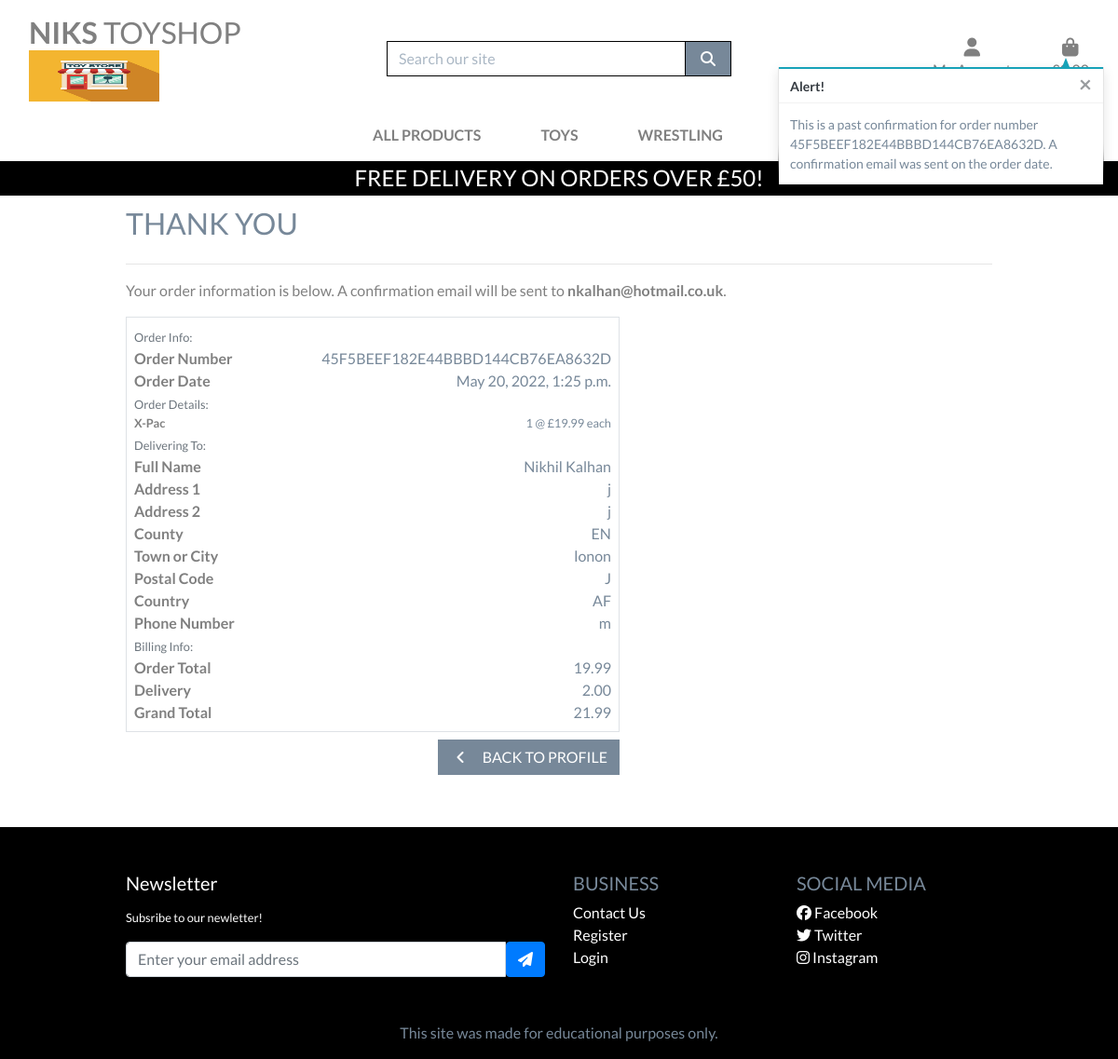
The page /profile/order_history/45F5BEEF182E44BBBD144CB76EA8632D (signed in) on the database as committed earlier.
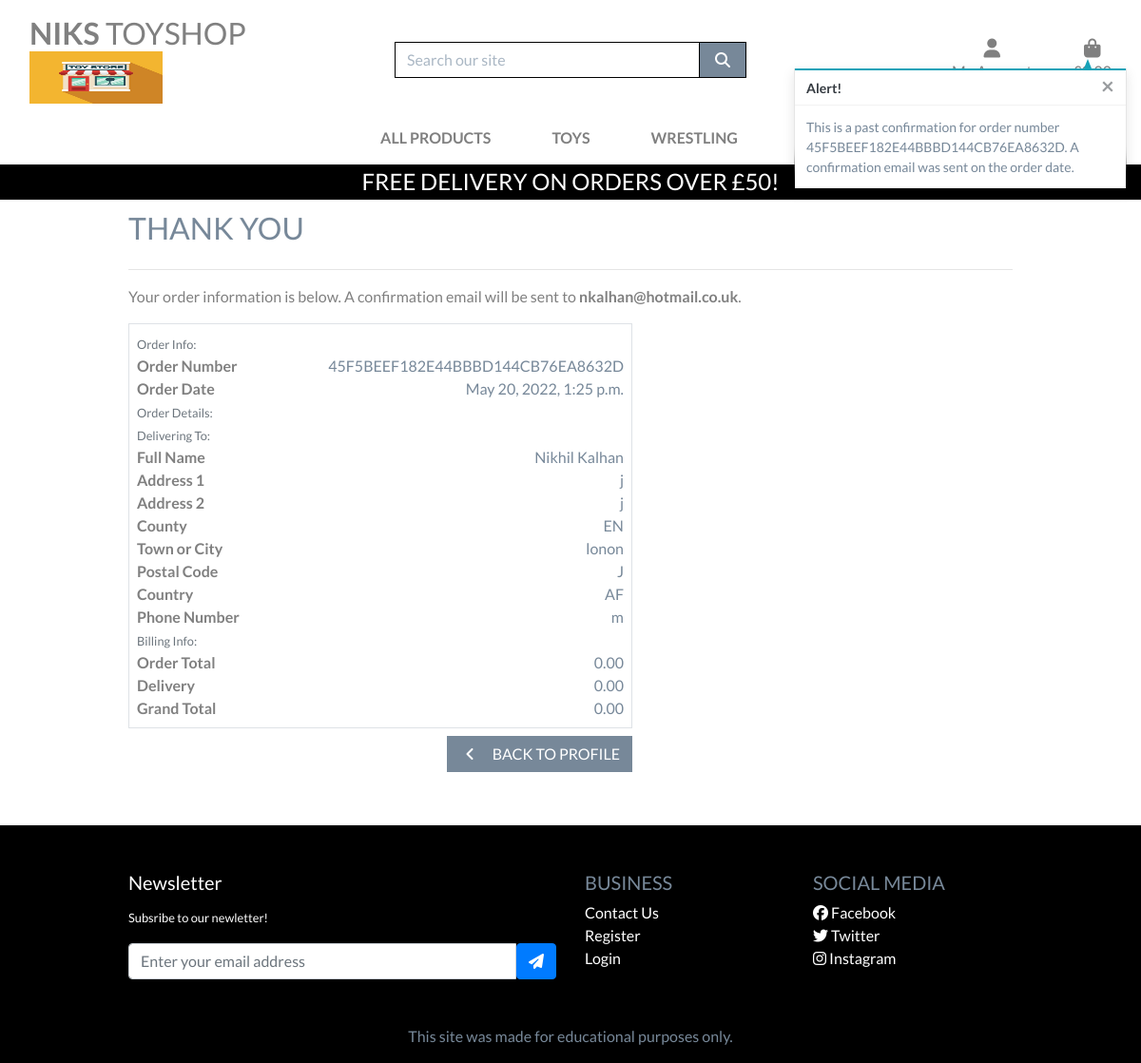
The same page on the database as committed later.
### checkout/models.py (models this page shows, shortened)
class OrderLineItem(models.Model):
    order = models.ForeignKey(Order, null=False, blank=False, on_delete=models.CASCADE, related_name='lineitems')
    product = models.ForeignKey(Product, null=False, blank=False, on_delete=models.CASCADE)
    product_size = models.CharField(max_length=2, null=True, blank=True) # XS, S, M, L, XL
    quantity = models.IntegerField(null=False, blank=False, default=0)
    lineitem_total = models.DecimalField(max_digits=6, decimal_places=2, null=False, blank=False, editable=False)

class Order(models.Model):
    user=models.ForeignKey(UserProfile, on_delete=models.CASCADE)
    order_number = models.CharField(max_length=32, null=False, editable=False)
    full_name = models.CharField(max_length=50, null=False, blank=False)
    email = models.EmailField(max_length=254, null=False, blank=False)
    phone_number = models.CharField(max_length=20, null=False, blank=False)
    country = CountryField(blank_label='Country *', null=False, blank=False)
    postcode = models.CharField(max_length=20, null=True, blank=True)
    town_or_city = models.CharField(max_length=40, null=False, blank=False)
    street_address1 = models.CharField(max_length=80, null=False, blank=False)
    street_address2 = models.CharField(max_length=80, null=True, blank=True)
    county = models.CharField(max_length=80, null=True, blank=True)
    date = models.DateTimeField(auto_now_add=True)
    delivery_cost = models.DecimalField(max_digits=6, decimal_places=2, null=False, default=0)
    order_total = models.DecimalField(max_digits=10, decimal_places=2, null=False, default=0)
    grand_total = models.DecimalField(max_digits=10, decimal_places=2, null=False, default=0)
    original_bag = models.TextField(null=False, blank=False, default='')
    stripe_pid = models.CharField(max_length=254, null=False, blank=False, default='')

### products/models.py (models this page shows, shortened)
class Product(models.Model):
    category = models.ForeignKey('Category', null=True, blank=True, on_delete=models.SET_NULL)
    sku = models.CharField(max_length=254, null=True, blank=True)
    name = models.CharField(max_length=254)
    reviews = models.TextField()
    description = models.TextField()
    price = models.DecimalField(max_digits=6, decimal_places=2)
    rating = models.DecimalField(max_digits=6, decimal_places=2, null=True, blank=True)
    image_url = models.URLField(max_length=1024, null=True, blank=True)
    image = models.ImageField(null=True, blank=True)

### profiles/views.py (the view)
# urls.py: path('order_history/<order_number>', views.order_history, name='order_history'),
@login_required
def order_history(request, order_number):
    order = get_object_or_404(Order, order_number=order_number)
    messages.info(request, (
        f'This is a past confirmation for order number {order_number}. '
        'A confirmation email was sent on the order date.'
    ))
    template = 'checkout/checkout_success.html'
    context = {
        'order': order,
        'from_profile': True,
    }
    return render(request, template, context)

### bag/contexts.py (called while the page is built, shortened)
def bag_contents(request):
    bag_items = []
    total = 0
    product_count = 0
    bag = request.session.get('bag', {})
    if total < settings.FREE_DELIVERY_THRESHOLD:
        delivery = total * Decimal(settings.STANDARD_DELIVERY_PERCENTAGE / 100)
        free_delivery_delta = settings.FREE_DELIVERY_THRESHOLD - total
    else:
        delivery = 0
        free_delivery_delta = 0
    grand_total = delivery + total
    context = {
        'bag_items': bag_items,
        'total': total,
        'product_count': product_count,
        'delivery': delivery,
        'free_delivery_delta': free_delivery_delta,
        'free_delivery_threshold': settings.FREE_DELIVERY_THRESHOLD,
        'grand_total': grand_total,
    }
    return context

### checkout/templates/checkout/checkout_success.html (shortened to what the changed rows need)
{% extends "base.html" %}
{% load static %}
{% block extra_css %}
    <link rel="stylesheet" href="{% static 'checkout/css/checkout.css' %}">
{% endblock %}
{% block content %}
    <div class="container">
        <div class="row">
            <div class="col">
                <h2 class="logo-font mb-4">Thank You</h2>
                <p class="text-black">Your order information is below. A confirmation email will be sent to <strong>{{ order.email }}</strong>.</p>
            </div>
        </div>
        <div class="row">
            <div class="col-12 col-lg-7">
                <div class="order-confirmation-wrapper p-2 border">
                    <div class="row">
                        <div class="col-12 col-md-8 text-md-right">
                            <p class="mb-0">{{ order.order_number }}</p>
                        </div>
                    </div>
                    <div class="row">
                        <div class="col-12 col-md-8 text-md-right">
                            <p class="mb-0">{{ order.date }}</p>
                        </div>
                    </div>
                    {% for item in order.lineitems.all %}
                    <div class="row">
                        <div class="col-12 col-md-4">
                            <p class="small mb-0 text-black font-weight-bold">
                                {{ item.product.name }}{% if item.product_size %} - Size {{ item.product.size|upper }}{% endif %}
                            </p>
                        </div>
                        <div class="col-12 col-md-8 text-md-right">
                            <p class="small mb-0">{{ item.quantity }} @ £{{ item.product.price }} each</p>
                        </div>
                    </div>
                    {% endfor %}
                    <div class="row">
                        <div class="col-12 col-md-8 text-md-right">
                            <p class="mb-0">{{ order.full_name }}</p>
                        </div>
                    </div>
                    <div class="row">
                        <div class="col-12 col-md-8 text-md-right">
                            <p class="mb-0">{{ order.street_address1 }}</p>
                        </div>
                    </div>
                    {% if order.street_address2 %}
                    <div class="row">
                        <div class="col-12 col-md-4">
                            <p class="mb-0 text-black font-weight-bold">Address 2</p>
                        </div>
                        <div class="col-12 col-md-8 text-md-right">
                            <p class="mb-0">{{ order.street_address1 }}</p>
                        </div>
                    </div>
                    {% endif %}
                    {% if order.county %}
                    <div class="row">
                        <div class="col-12 col-md-4">
                            <p class="mb-0 text-black font-weight-bold">County</p>
                        </div>
                        <div class="col-12 col-md-8 text-md-right">
                            <p class="mb-0">{{ order.county }}</p>
                        </div>
                    </div>
                    {% endif %}
                    <div class="row">
                        <div class="col-12 col-md-8 text-md-right">
                            <p class="mb-0">{{ order.town_or_city }}</p>
                        </div>
                    </div>
                    {% if order.postcode %}
                    <div class="row">
                        <div class="col-12 col-md-4">
                            <p class="mb-0 text-black font-weight-bold">Postal Code</p>
                        </div>
                        <div class="col-12 col-md-8 text-md-right">
                            <p class="mb-0">{{ order.postcode }}</p>
                        </div>
                    </div>
                    {% endif %}
                    <div class="row">
                        <div class="col-12 col-md-8 text-md-right">
                            <p class="mb-0">{{ order.country }}</p>
                        </div>
                    </div>
                    <div class="row">
                        <div class="col-12 col-md-8 text-md-right">
                            <p class="mb-0">{{ order.phone_number }}</p>
                        </div>
                    </div>
                    <div class="row">
                        <div class="col-12 col-md-8 text-md-right">
                            <p class="mb-0">{{ order.order_total }}</p>
                        </div>
                    </div>
                    <div class="row">
                        <div class="col-12 col-md-8 text-md-right">
                            <p class="mb-0">{{ order.delivery_cost }}</p>
                        </div>
                    </div>
                    <div class="row">
                        <div class="col-12 col-md-8 text-md-right">
                            <p class="mb-0">{{ order.grand_total }}</p>
                        </div>
                    </div>
                </div>
            </div>
        </div>
    </div>
{% endblock %}

Rows that differ between the two databases and show on the page:
removed OrderLineItem: product.name "X-Pac", quantity "1", product.price "19.99"
changed Order "nkalhan@hotmail.co.uk": order_total "19.99" → "0.00"; delivery_cost "2.00" → "0.00"; grand_total "21.99" → "0.00"
